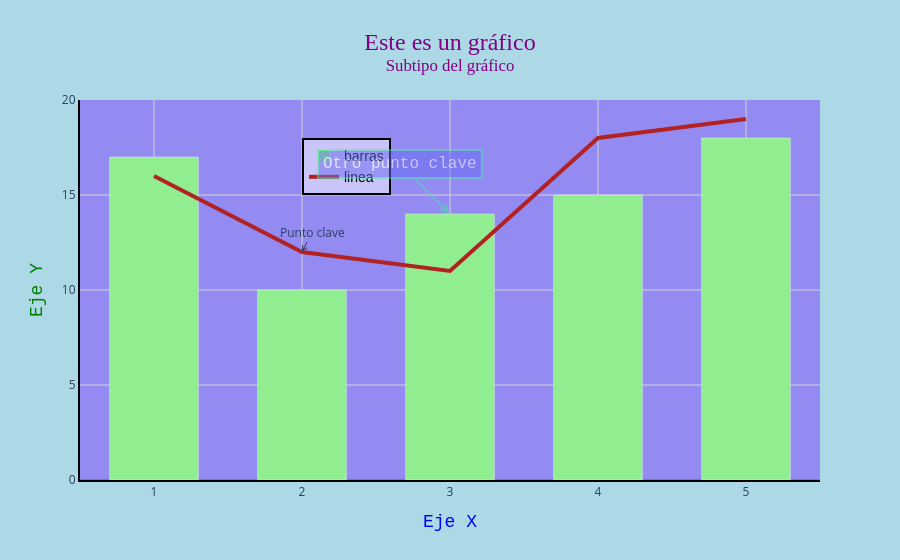

Here is the notebook cell this chart was saved with:
### Code cell
# 6. Modificar Anotaciones
fig.add_annotation(
    x=2,
    y=12,
    text="Punto clave",
    showarrow=True, # muestra una fecha señalando al punto
    arrowhead=5, # tipo de punta de la flecha
    ax=10, # desplazamiento horizontal de la flecha
    ay=-20 # desplazamiento vertical de la flecha
)

fig.add_annotation(
    x=3,
    y=14,
    text="Otro punto clave",
    showarrow=True,
    arrowhead=2,
    ax=-50,
    ay=-50,
    font=dict(
        family="Courier New, monospace",
        size=16,
        color="#ffffff"
    ),
    align="center", # alineación del texto
    arrowcolor="#45e6aa",
    arrowsize=1,
    arrowwidth=2, # grosor de la flecha
    bordercolor="#45e6aa", # color del borde de la anotación
    borderwidth=2, 
    borderpad=4, # espacio entre el texto y el borde
    bgcolor="#666aef", # color de fondo de la anotación
    opacity=0.5
)

### Figure 1 — Plotly figure (JSON) as saved in the notebook; plotly's stock layout.template omitted (floating-point values rounded to 4 significant figures)
{"data": [{"marker": {"color": "lightgreen"}, "name": "barras", "type": "bar", "x": [1, 2, 3, 4, 5], "y": [17, 10, 14, 15, 18]}, {"line": {"color": "firebrick", "width": 4}, "mode": "lines", "name": "linea", "type": "scatter", "x": [1, 2, 3, 4, 5], "y": [16, 12, 11, 18, 19]}], "layout": {"annotations": [{"arrowhead": 5, "ax": 10, "ay": -20, "showarrow": true, "text": "Punto clave", "x": 2, "y": 12}, {"align": "center", "arrowcolor": "#45e6aa", "arrowhead": 2, "arrowsize": 1, "arrowwidth": 2, "ax": -50, "ay": -50, "bgcolor": "#666aef", "bordercolor": "#45e6aa", "borderpad": 4, "borderwidth": 2, "font": {"color": "#ffffff", "family": "Courier New, monospace", "size": 16}, "opacity": 0.5, "showarrow": true, "text": "Otro punto clave", "x": 3, "y": 14}], "bargap": 0.4, "legend": {"bgcolor": "rgba(255,255,255,0.5)", "bordercolor": "black", "borderwidth": 2, "font": {"color": "black", "family": "Arial", "size": 14}, "x": 0.3, "y": 0.9}, "paper_bgcolor": "lightblue", "plot_bgcolor": "rgba(123,65,789,0.5)", "title": {"font": {"color": "purple", "family": "Times New Roman", "size": 24}, "text": "Este es un gráfico<br><sup>Subtipo del gráfico</sup>", "x": 0.5, "xanchor": "center"}, "xaxis": {"gridcolor": "lightgray", "linecolor": "black", "linewidth": 2, "showgrid": true, "showline": true, "title": {"font": {"color": "blue", "family": "Courier New", "size": 18}, "text": "Eje X"}, "zeroline": true, "zerolinecolor": "gray"}, "yaxis": {"gridcolor": "lightgray", "linecolor": "black", "linewidth": 2, "showline": true, "title": {"font": {"color": "green", "family": "Courier New", "size": 18}, "text": "Eje Y"}, "zeroline": true, "zerolinecolor": "gray"}}}
